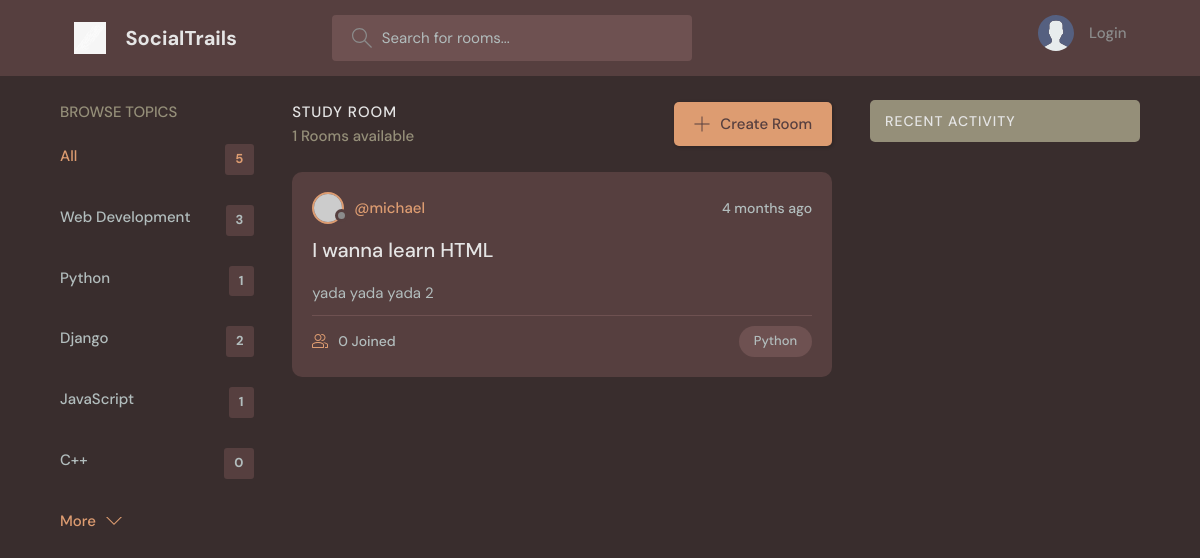
Page /?q=Python on the committed database.
### base/models.py (models this page shows, shortened)
class Topic(models.Model):
    name = models.CharField(max_length=200)

class Room(models.Model):
    host = models.ForeignKey(User, on_delete=models.SET_NULL, null=True)
    topic = models.ForeignKey(Topic, on_delete=models.SET_NULL, null=True)
    name = models.CharField(max_length=200)
    description = models.TextField(null=True, blank=True)
    participants = models.ManyToManyField(User, related_name="participants", blank=True)
    updated = models.DateTimeField(auto_now=True)
    created = models.DateTimeField(auto_now_add=True)
    class Meta:
        ordering = ['-updated', '-created']

### base/views.py (the view)
# urls.py: path('', views.home, name="home"),
def home(request):
    q = request.GET.get('q') if request.GET.get('q') != None else ''
    rooms = Room.objects.filter(
        Q(topic__name__icontains=q) |
        Q(name__icontains=q) |
        Q(description__icontains=q) |
        Q(host__username__icontains=q)
    ).order_by('-created')
    room_count = rooms.count()
    topics = Topic.objects.all()
    room_messages = Message.objects.filter(
        Q(room__topic__name__icontains=q)
    )
    context = {'rooms': rooms, 'topics': topics, 'room_count': room_count, 'room_messages': room_messages}
    return render(request, 'base/home.html', context)

### base/templates/base/home.html (shortened to what this page needs)
{% extends 'main.html' %} {% block content %}
<main class="layout layout--3">
  <div class="container">
    {% include 'base/topics_component.html' %}
    <div class="roomList">
      <div class="roomList__header">
        <div>
          <h2>Study Room</h2>
          <p>{{room_count}} Rooms available</p>
        </div>
        <a class="btn btn--main" href="{% url 'create-room' %}">
          <svg
            version="1.1"
            xmlns="http://www.w3.org/2000/svg"
            width="32"
            height="32"
            viewBox="0 0 32 32"
          >
            <title>add</title>
            <path
              d="M16.943 0.943h-1.885v14.115h-14.115v1.885h14.115v14.115h1.885v-14.115h14.115v-1.885h-14.115v-14.115z"
            ></path>
          </svg>
          Create Room
        </a>
      </div>
      {% include 'base/feed_component.html' %}
    </div>
    {% include 'base/activity_component.html' %}
  </div>
</main>
{% endblock %}

### base/templates/base/topics_component.html
<div class="topics">
  <div class="topics__header">
    <h2>Browse Topics</h2>
  </div>
  <ul class="topics__list">
    <li>
      <a href="{% url 'home' %}" class="active"
        >All <span>{{topics.count}}</span></a
      >
    </li>
    {% for topic in topics %}
    <li>
      <a href="{% url 'home' %}?q={{topic.name}}"
        >{{ topic.name }} <span>{{topic.room_set.all.count}}</span></a
      >
    </li>
    {% endfor %}
  </ul>
  <a class="btn btn--link" href="topics.html">
    More
    <svg
      version="1.1"
      xmlns="http://www.w3.org/2000/svg"
      width="32"
      height="32"
      viewBox="0 0 32 32"
    >
      <title>chevron-down</title>
      <path d="M16 21l-13-13h-3l16 16 16-16h-3l-13 13z"></path>
    </svg>
  </a>
</div>

### base/templates/base/feed_component.html (shortened to what this page needs)
{% for room in rooms %}
<div class="roomListRoom">
  <div class="roomListRoom__header">
    <a
      href="{% url 'user-profile' room.host.id %}"
      class="roomListRoom__author"
    >
      <div class="avatar avatar--small">
        <img src="https://randomuser.me/api/portraits/women/11.jpg" />
      </div>
      <span>@{{room.host.username}}</span>
    </a>
    <div class="roomListRoom__actions">
      <span>{{room.created|timesince}} ago</span>
    </div>
  </div>
  <div class="roomListRoom__content">
    <a href="{% url 'room' room.id %}">{{room.name}} </a>
    <p>{{room.description|truncatechars:150}}</p>
  </div>
  <div class="roomListRoom__meta">
    <a href="{% url 'room' room.id %}" class="roomListRoom__joined">
      {{room.participants.all.count}} Joined
    </a>
    <p class="roomListRoom__topic">{{room.topic.name}}</p>
  </div>
</div>
{% endfor %}

### static/styles/style.css (style rules this page uses)
:root { --color-main: #dd9c71; --color-main-light: #e1f6fb; --color-dark: #563f3f; --color-dark-medium: #6e5151; --color-dark-light: #958f79; --color-light: #e5e5e5; --color-gray: #8b8b8b; --color-light-gray: #b2bdbd; --color-bg: #392d2d; --color-success: #5dd693; --color-error: #fc4b0b; }
* { font-family: "DM Sans", -apple-system, BlinkMacSystemFont, "Segoe UI", Roboto, Oxygen, Ubuntu, Cantarell, "Open Sans", "Helvetica Neue", sans-serif; margin: 0; padding: 0; box-sizing: border-box; text-rendering: optimizeLegibility; font-size: inherit; }
html { font-size: 56.25%; }
@media only screen and (min-width: 1200px) { html { font-size: 62.5%; } }
body { line-height: 1.6; font-weight: 400; font-size: 1.5rem; color: var(--color-light-gray); background-color: var(--color-bg); min-height: 100vh; }
img { width: 100%; }
a { display: inline-block; color: var(--color-main); text-decoration: none; }
.container { max-width: 120rem; width: 90%; margin: auto; }
.btn { background-color: transparent; border: none; display: inline-flex; align-items: center; gap: 1rem; cursor: pointer; transition: all ease-in-out 0.3s; padding: 1rem 2rem; border-radius: 5px; box-shadow: 1px 1px 3px 1px rgba(0, 0, 0, 0.15); font-weight: 500; }
.btn--link { border-radius: 0; padding: 0; color: var(--color-main); box-shadow: none; }
.btn--main { background-color: var(--color-main); color: var(--color-dark); }
.btn > svg { fill: currentColor; width: 1.6rem; height: 1.6rem; }
.avatar { position: relative; display: inline-block; border-radius: 50%; border: 2px solid var(--color-main); }
.avatar img { display: block; border-radius: 50%; object-fit: cover; object-position: center; }
.avatar::after { content: ""; display: block; position: absolute; background-color: var(--color-gray); z-index: 111; border-radius: 50%; border: 0.3rem solid var(--color-dark); }
.avatar.avatar--small img { width: 2.8rem; height: 2.8rem; }
.avatar.avatar--small:after { width: 0.7rem; height: 0.7rem; bottom: 0px; right: -6px; }
::placeholder { color: var(--color-light-gray); opacity: 1; }
.layout { margin-top: 2.4rem; }
.layout > .container { display: flex; justify-content: space-between; align-items: flex-start; }
.layout--3 > .container > div:first-child { flex-basis: 18%; max-width: 22.5rem; }
.layout--3 > .container > div:nth-child(2) { flex-basis: 50%; }
.topics__header { margin-bottom: 2rem; }
.topics__header h2 { text-transform: uppercase; font-weight: 500; color: var(--color-dark-light); }
.topics__list { list-style: none; }
.topics__list li a { display: flex; justify-content: space-between; margin-bottom: 3rem; font-weight: 500; color: var(--color-light-gray); transition: all 0.3s ease-in-out; }
.topics__list li a.active, .topics__list li a:hover { color: var(--color-main); }
.topics__list li a span { padding: 0.5rem 1rem; background-color: var(--color-dark); border-radius: 3px; font-size: 1.3rem; font-weight: 700; letter-spacing: 1px; }
.roomList__header { display: flex; justify-content: space-between; align-items: center; margin-bottom: 2.4rem; }
.roomList__header h2 { text-transform: uppercase; font-weight: 500; color: var(--color-light); letter-spacing: 1px; }
.roomList__header p { font-weight: 500; color: var(--color-dark-light); }
.roomListRoom { margin-bottom: 2.4rem; background-color: var(--color-dark); border-radius: 1rem; padding: 2rem; }
.roomListRoom__header { display: flex; justify-content: space-between; align-items: center; }
.roomListRoom__author { font-weight: 500; display: flex; align-items: center; gap: 1rem; }
.roomListRoom__actions { display: flex; align-items: flex-start; gap: 1rem; position: relative; }
.roomListRoom__actions span { font-size: 1.4rem; font-weight: 500; }
.roomListRoom__content { margin: 1rem 0; }
.roomListRoom__content a { font-size: 2rem; font-weight: 500; margin-bottom: 1.5rem; color: var(--color-light); transition: all 0.3s ease-in-out; }
.roomListRoom__meta { border-top: 1px solid var(--color-dark-medium); padding-top: 1rem; display: flex; align-items: center; justify-content: space-between; }
.roomListRoom__joined { color: var(--color-light-gray); display: flex; align-items: center; gap: 1rem; font-size: 1.4rem; font-weight: 500; }
.roomListRoom__joined svg { fill: var(--color-main); width: 1.6rem; height: 1.6rem; }
.roomListRoom__topic { padding: 5px 1.5rem; background-color: var(--color-dark-medium); border-radius: 5rem; font-weight: 500; font-size: 1.3rem; }

### rows in the picture
Topic: name "Web Development", room_set.all.count "3"
Topic: name "Python", room_set.all.count "1"
Topic: name "Django", room_set.all.count "2"
Topic: name "JavaScript", room_set.all.count "1"
Topic: name "C++", room_set.all.count "0"
Room: host.username "michael", created "4 months", name "I wanna learn HTML", description "yada yada yada 2", participants.all.count "0", topic.name "Python"

### other values in the picture
{{ topics.count }} "5"
{{ room_count }} "1"
